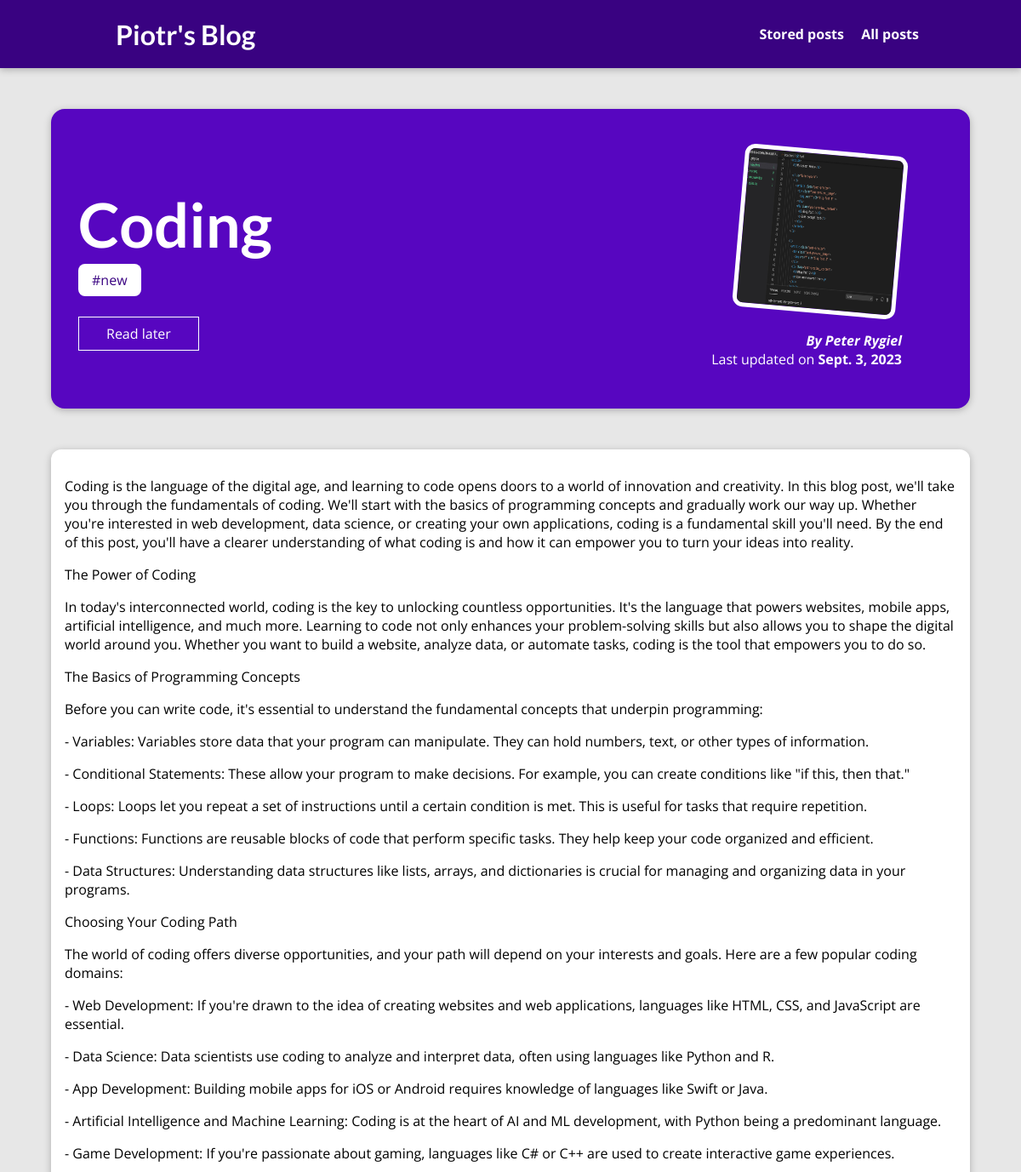
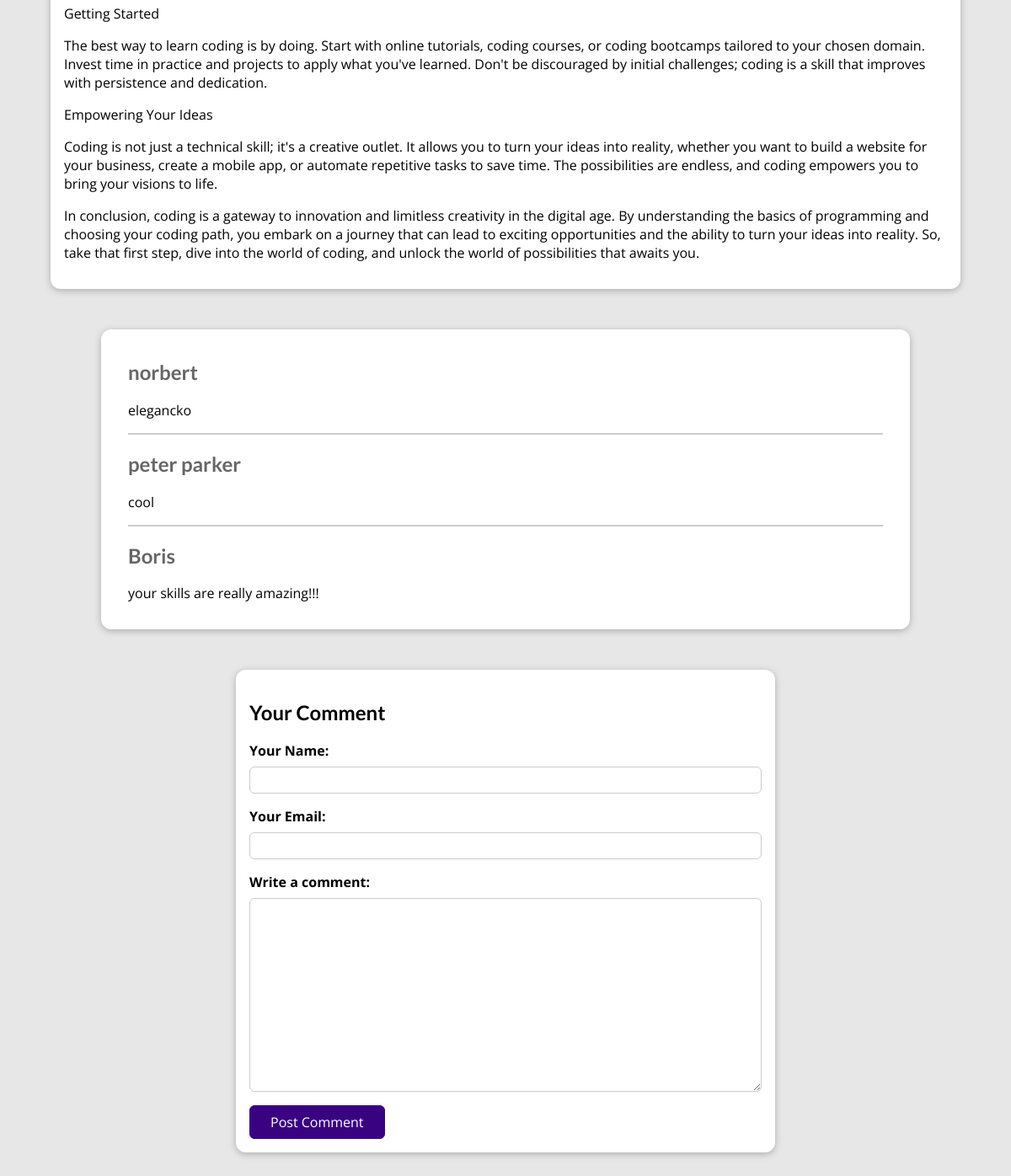
Page /posts/coding on the committed database (2 pictures, top to bottom).
### blog/models.py (models this page shows, shortened)
class Post(models.Model):
    title = models.CharField(max_length=150)
    excerpt = models.CharField(max_length=200)
    image = models.ImageField(upload_to="posts", null=True)
    date = models.DateField(auto_now=True)
    slug = models.SlugField(unique=True, db_index=True, default="", null=False)
    content = models.TextField(validators=[MinLengthValidator(10)])
    author = models.ForeignKey(Author, on_delete=models.SET_NULL, null=True, related_name="posts")
    tags = models.ManyToManyField(Tag)

class Tag(models.Model):
    caption = models.CharField(max_length=20)

class Author(models.Model):
    first_name = models.CharField(max_length=100)
    last_name = models.CharField(max_length=100)
    e_mail = models.EmailField(max_length=254)
    def full_name(self):
        return f"{self.first_name} {self.last_name}"
    def __str__(self):
        return self.full_name()

class Comment(models.Model):
    user_name = models.CharField(max_length=120)
    user_email = models.EmailField()
    text = models.TextField(max_length=400)
    post = models.ForeignKey(Post, on_delete=models.CASCADE, related_name="comments")

### blog/views.py (the view, shortened to what this page needs)
# urls.py: path("posts/<slug:slug>", views.PostDetailView.as_view(), name="post-detail-page"),
class PostDetailView(View):
    def is_stored_post(self, request, post_id):
        stored_posts = request.session.get("stored_posts")
        if stored_posts is not None:
            is_saved_for_later = post_id in stored_posts
        else:
            is_saved_for_later = False
        return is_saved_for_later
    def get(self, request, slug):
        post = Post.objects.get(slug=slug)
        context = {
            "post": post,
            "comment_form": CommentForm(),
            "saved_for_later": self.is_stored_post(request, post.id)
        }
        return render(request, "blog/post-detail.html", context)

### blog/forms.py
class CommentForm(forms.ModelForm):
    class Meta:
        model = Comment
        exclude = ["post"]
        labels = {
            "user_name": "Your Name",
            "user_email": "Your Email",
            "text": "Write a comment"
        }

### blog/templates/blog/post-detail.html (shortened to what this page needs)
{% extends "base.html" %}
{% load static %}
{% block css_files %}
    <link rel="stylesheet" href="{% static 'blog/post-detail.css' %}" />
{% endblock %}
{% block content %}
    <section id="summary">
        <h2>{{ post.title }}</h2>
        <div>
            {% for tag in post.tags.all %}
                <span class="tag">#{{ tag.caption }}</span>
            {% endfor %}
        </div>
        <div id="read-later">
            <form action="{% url "read-later" %}" method="POST">
                <button>
                    {% if saved_for_later %}
                        Remove from "Read later"
                    {% else %}
                        Read later
                    {% endif %}
                </button>
            </form>
        </div>
        <article>
            <img src="{{ post.image.url }}" alt="{{ post.title }}" />
            <address>By <a href="mailto:{{ post.author.e_mail }}">{{ post.author }}</a></address>
            <div>
                Last updated on <time>{{ post.date }}</time>
            </div>
        </article>
    </section>
    <main>
        {{ post.content|linebreaks }}
    </main>
    <section id="comments">
        <ul>
            {% for comment in post.comments.all|dictsortreversed:"pk" %}
                <li>
                    <h2>{{ comment.user_name }}</h2>
                    <p>{{ comment.text|linebreaks }}</p>
                </li>
            {% endfor %}
        </ul>
    </section>
    <section id="comment-form">
        <h2>Your Comment</h2>
        <form action="{% url "post-detail-page" post.slug %}" method="post">
            {% for form_field in comment_form %}
                <div class="form-control {% if form_field.errors %}invalid{% endif %}">
                    {{ form_field.label_tag }}
                    {{ form_field }}
                </div>
            {% endfor %}
            <button>Post Comment</button>
        </form>
    </section>
{% endblock %}

### static/app.css (style rules this page uses)
* { box-sizing: border-box; }
html { font-family: 'Open Sans', 'Lato', sans-serif; }
body { margin: 0; }
h1, h2, h3 { font-family: 'Lato', sans-serif; font-weight: bold; }

### blog/static/blog/post-detail.css (style rules this page uses)
body { background-color: #e7e7e7; }
#summary { margin: 8rem auto 3rem auto; padding: 2rem; width: 90%; max-width: 90rem; border-radius: 16px; background-color: #5706c0; position: relative; box-shadow: 0 2px 8px rgba(0, 0, 0, 0.25); height: 22rem; }
#summary h2 { color: white; font-size: 4.5rem; margin-bottom: 0.75rem; }
#summary article { position: absolute; top: 2rem; right: 3rem; padding: 1rem 2rem; border-radius: 12px; text-align: right; color: white; }
#summary article img { width: 12rem; height: 12rem; border-radius: 12px; transform: rotateZ(5deg); border: 5px solid white; margin-bottom: 1rem; }
#summary address { font-weight: bold; }
#summary a { color:white; text-decoration: none; }
#summary time { font-weight: bold; }
main { width: 90%; max-width: 90rem; margin: 3rem auto; background-color: white; padding: 1rem; border-radius: 12px; box-shadow: 0 2px 8px rgba(0, 0, 0, 0.25); }
.tag { background-color: white; color: #390281; padding: 0.5rem 1rem; border-radius: 8px; }
#comment-form { margin: 3rem auto; width: 90%; max-width: 40rem; border-radius: 12px; background-color: white; box-shadow: 0 2px 8px rgba(0, 0, 0, 0.25); padding: 1rem; }
#comment-form button { font: inherit; background-color: #390281; color: white; border: 1px solid #390281; padding: 0.5rem 1.5rem; border-radius: 6px; cursor: pointer; }
.form-control { margin-bottom: 1rem; }
.form-control label { font-weight: bold; margin-bottom: 0.5rem; display: block; }
.form-control input, .form-control textarea { display: block; width: 100%; font: inherit; padding: 0.25rem; border-radius: 6px; border: 1px solid #ccc; }
#comments { margin: 3rem auto; width: 90%; max-width: 60rem; border-radius: 12px; background-color: white; box-shadow: 0 2px 8px rgba(0, 0, 0, 0.25); padding: 1rem 2rem; }
#comments ul { list-style: none; margin: 0; padding: 0; }
#comments li { margin-bottom: 1rem; border-bottom: 2px solid #ccc; }
#comments li:last-of-type { border-bottom: none; }
#comments h2 { color: #666666; }
#read-later { margin: 2rem 0; }
#read-later button { background-color: transparent; border: 1px solid white; padding: 0.5rem 2rem; font: inherit; color: white; cursor: pointer; }

### rows in the picture
Post: title "Coding", image (picture), author "Peter Rygiel", date "Sept. 3, 2023", content "Coding is the language of the digital age, and learning to code opens doors to a world of innovation and creativity. In this blog post, we'll take you through the fundamentals of coding. We'll start with the basics of programming concepts and gradually work our way up. Whether you're interested in web development, data science, or creating your own applications, coding is a fundamental skill you'll need. By the end of this post, you'll have a clearer understanding of what coding is and how it can empower you to turn your ideas into reality. The Power of Coding In today's interconnected world, coding is the key to unlocking countless opportunities. It's the language that powers websites,…"
Tag: caption "new"
Comment: user_name "norbert", text "elegancko"
Comment: user_name "peter parker", text "cool"
Comment: user_name "Boris", text "your skills are really amazing!!!"
